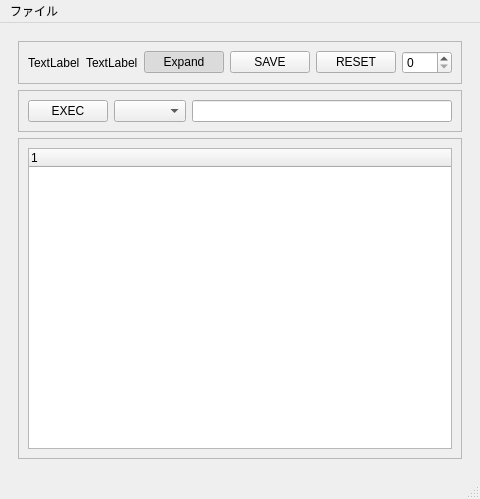
<?xml version="1.0" encoding="UTF-8"?>
<ui version="4.0">
 <class>MainWindow</class>
 <widget class="QMainWindow" name="MainWindow">
  <property name="geometry">
   <rect>
    <x>0</x>
    <y>0</y>
    <width>480</width>
    <height>499</height>
   </rect>
  </property>
  <property name="windowTitle">
   <string>MainWindow</string>
  </property>
  <widget class="QWidget" name="centralwidget">
   <property name="sizePolicy">
    <sizepolicy hsizetype="Expanding" vsizetype="Expanding">
     <horstretch>0</horstretch>
     <verstretch>0</verstretch>
    </sizepolicy>
   </property>
   <layout class="QVBoxLayout" name="verticalLayout">
    <item>
     <widget class="QWidget" name="widget" native="true">
      <property name="sizePolicy">
       <sizepolicy hsizetype="Expanding" vsizetype="Expanding">
        <horstretch>0</horstretch>
        <verstretch>0</verstretch>
       </sizepolicy>
      </property>
      <property name="minimumSize">
       <size>
        <width>0</width>
        <height>0</height>
       </size>
      </property>
      <property name="baseSize">
       <size>
        <width>0</width>
        <height>48</height>
       </size>
      </property>
      <layout class="QVBoxLayout" name="verticalLayout_3">
       <item>
        <widget class="QFrame" name="frame_0">
         <property name="sizePolicy">
          <sizepolicy hsizetype="Expanding" vsizetype="Fixed">
           <horstretch>0</horstretch>
           <verstretch>0</verstretch>
          </sizepolicy>
         </property>
         <property name="frameShape">
          <enum>QFrame::StyledPanel</enum>
         </property>
         <property name="frameShadow">
          <enum>QFrame::Raised</enum>
         </property>
         <layout class="QHBoxLayout" name="horizontalLayout">
          <item>
           <widget class="QLabel" name="label_type">
            <property name="text">
             <string>TextLabel</string>
            </property>
           </widget>
          </item>
          <item>
           <widget class="QLabel" name="label_name">
            <property name="text">
             <string>TextLabel</string>
            </property>
           </widget>
          </item>
          <item>
           <widget class="QPushButton" name="pushButton_Expand">
            <property name="text">
             <string>Expand</string>
            </property>
            <property name="checkable">
             <bool>true</bool>
            </property>
            <property name="checked">
             <bool>true</bool>
            </property>
           </widget>
          </item>
          <item>
           <widget class="QPushButton" name="pushButton_Save">
            <property name="text">
             <string>SAVE</string>
            </property>
           </widget>
          </item>
          <item>
           <widget class="QPushButton" name="pushButton_Reset">
            <property name="text">
             <string>RESET</string>
            </property>
           </widget>
          </item>
          <item>
           <widget class="QSpinBox" name="spinBox"/>
          </item>
         </layout>
        </widget>
       </item>
       <item>
        <widget class="QFrame" name="frame_1">
         <property name="sizePolicy">
          <sizepolicy hsizetype="Preferred" vsizetype="Fixed">
           <horstretch>0</horstretch>
           <verstretch>0</verstretch>
          </sizepolicy>
         </property>
         <property name="minimumSize">
          <size>
           <width>0</width>
           <height>0</height>
          </size>
         </property>
         <property name="baseSize">
          <size>
           <width>0</width>
           <height>48</height>
          </size>
         </property>
         <property name="frameShape">
          <enum>QFrame::StyledPanel</enum>
         </property>
         <property name="frameShadow">
          <enum>QFrame::Raised</enum>
         </property>
         <layout class="QHBoxLayout" name="horizontalLayout_2">
          <item>
           <widget class="QPushButton" name="pushButton_Exec">
            <property name="sizePolicy">
             <sizepolicy hsizetype="Preferred" vsizetype="Preferred">
              <horstretch>0</horstretch>
              <verstretch>0</verstretch>
             </sizepolicy>
            </property>
            <property name="text">
             <string>EXEC</string>
            </property>
           </widget>
          </item>
          <item>
           <widget class="QComboBox" name="comboBox_Function"/>
          </item>
          <item>
           <widget class="QLineEdit" name="lineEdit_Answer"/>
          </item>
         </layout>
        </widget>
       </item>
       <item>
        <widget class="QFrame" name="frame_2">
         <property name="sizePolicy">
          <sizepolicy hsizetype="Expanding" vsizetype="Expanding">
           <horstretch>0</horstretch>
           <verstretch>0</verstretch>
          </sizepolicy>
         </property>
         <property name="frameShape">
          <enum>QFrame::StyledPanel</enum>
         </property>
         <property name="frameShadow">
          <enum>QFrame::Raised</enum>
         </property>
         <layout class="QVBoxLayout" name="verticalLayout_2">
          <property name="sizeConstraint">
           <enum>QLayout::SetDefaultConstraint</enum>
          </property>
          <item>
           <widget class="QTreeWidget" name="treeWidget">
            <property name="sizePolicy">
             <sizepolicy hsizetype="Expanding" vsizetype="Expanding">
              <horstretch>0</horstretch>
              <verstretch>0</verstretch>
             </sizepolicy>
            </property>
            <property name="sizeAdjustPolicy">
             <enum>QAbstractScrollArea::AdjustIgnored</enum>
            </property>
            <column>
             <property name="text">
              <string notr="true">1</string>
             </property>
            </column>
           </widget>
          </item>
         </layout>
        </widget>
       </item>
      </layout>
     </widget>
    </item>
   </layout>
  </widget>
  <widget class="QMenuBar" name="menubar">
   <property name="geometry">
    <rect>
     <x>0</x>
     <y>0</y>
     <width>480</width>
     <height>21</height>
    </rect>
   </property>
   <widget class="QMenu" name="menu">
    <property name="title">
     <string>ファイル</string>
    </property>
    <addaction name="actionREAD"/>
    <addaction name="actionSAVE"/>
   </widget>
   <addaction name="menu"/>
  </widget>
  <widget class="QStatusBar" name="statusbar"/>
  <action name="actionREAD">
   <property name="text">
    <string>READ</string>
   </property>
   <property name="shortcut">
    <string>Ctrl+R</string>
   </property>
  </action>
  <action name="actionSAVE">
   <property name="text">
    <string>SAVE</string>
   </property>
   <property name="shortcut">
    <string>Ctrl+S</string>
   </property>
  </action>
 </widget>
 <resources/>
 <connections/>
</ui>
